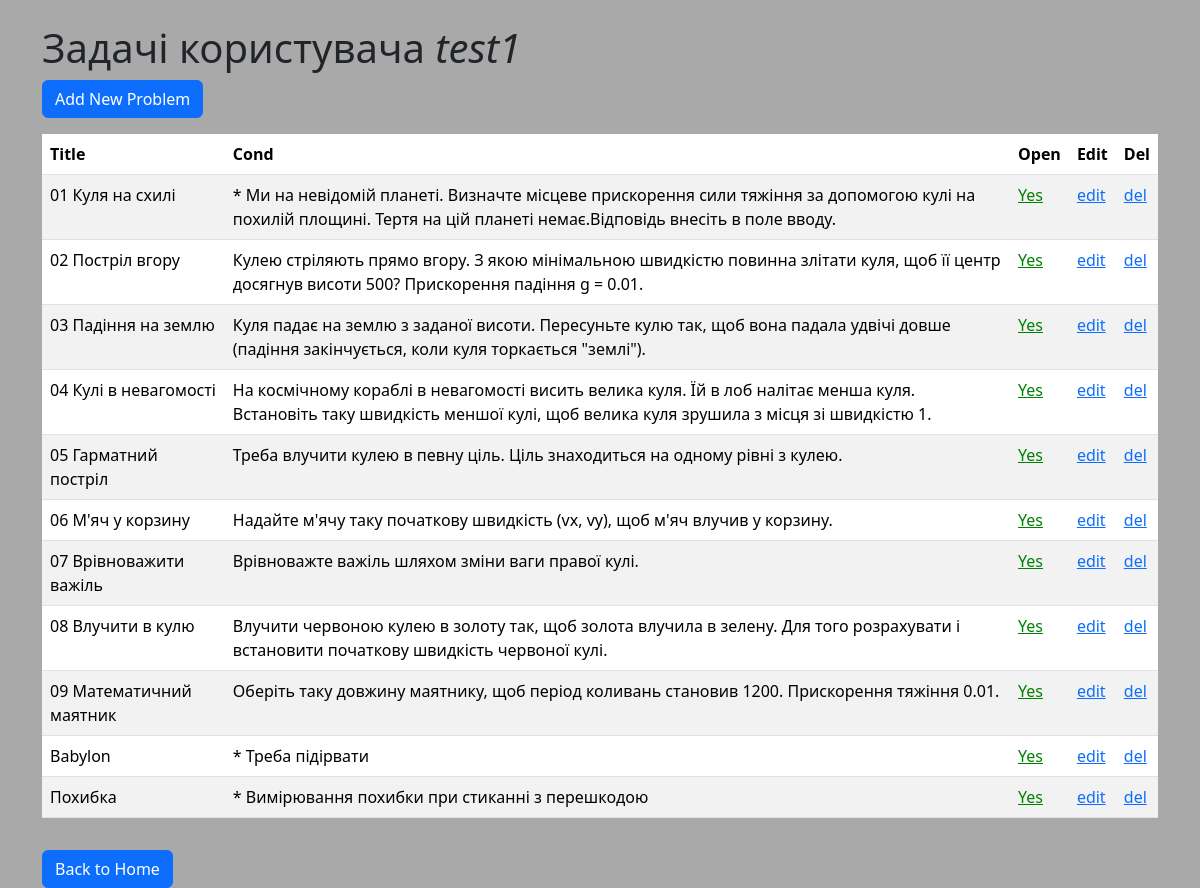
The app's page /admin (signed in), older data.
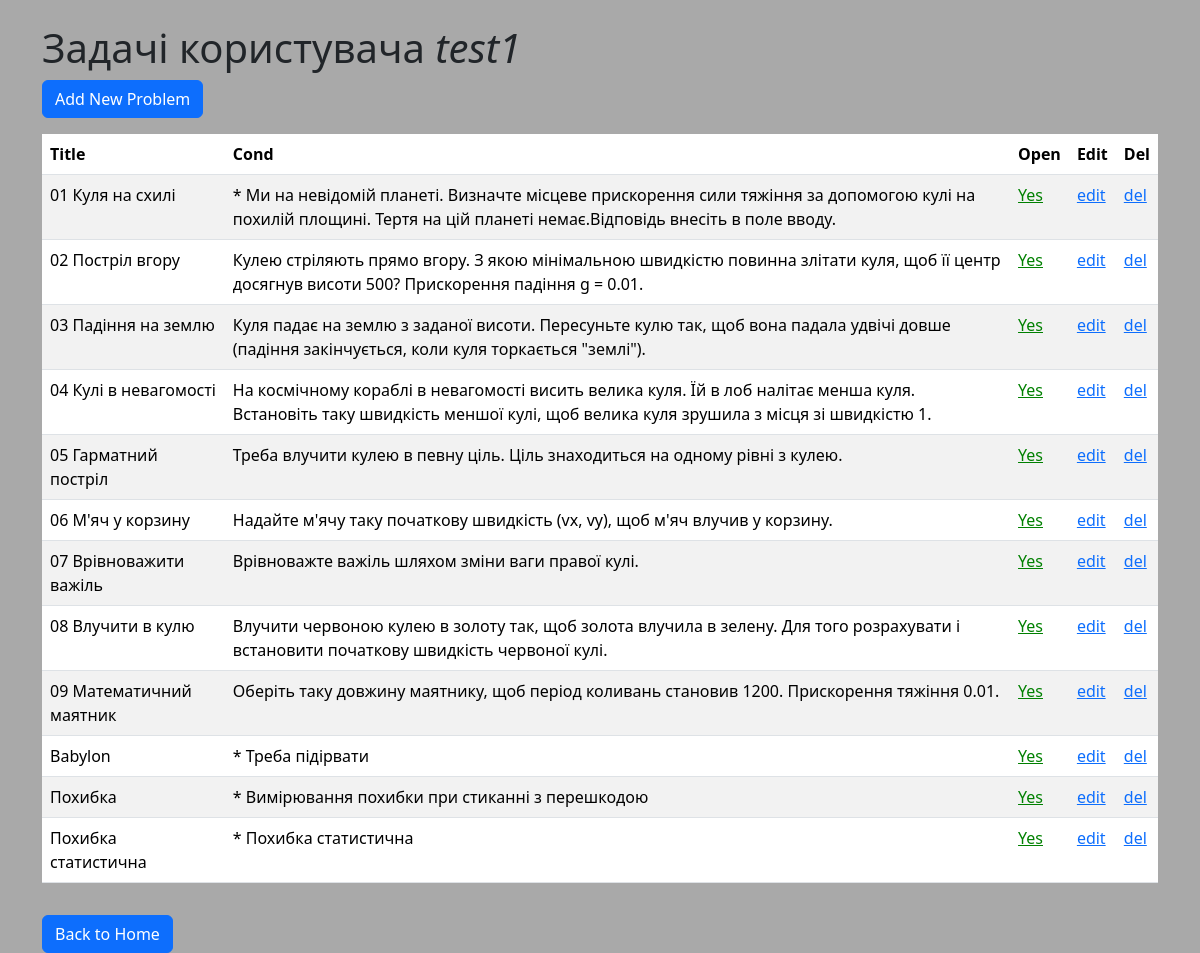
The same page, newer data.
### web_macro_mech/models.py (models this page shows)
class Base(DeclarativeBase):
    pass

class User(Base, UserMixin):
    __tablename__ = "users"
    id: Mapped[int] = mapped_column(primary_key=True)
    username: Mapped[str] = mapped_column(String(150), unique=True, nullable=False)
    password_hash: Mapped[str] = mapped_column(String(128), nullable=False)
    problems: Mapped[list["Problem"]] = relationship(back_populates="user")

class Problem(Base):
    __tablename__ = "problems"
    id: Mapped[int] = mapped_column(primary_key=True)
    title: Mapped[str] = mapped_column(String(150), nullable=False)
    cond: Mapped[str] = mapped_column(Text, nullable=False)
    init: Mapped[str] = mapped_column(Text, nullable=False)
    answer: Mapped[str] = mapped_column(Text, nullable=False)
    isOpen: Mapped[bool] = mapped_column(Boolean, default=True)
    username: Mapped[str] = mapped_column(ForeignKey("users.username"))
    user: Mapped["User"] = relationship(back_populates="problems")

### web_macro_mech/routes/main.py (the view)
@main_bp.route('/admin', methods=['GET'])
@login_required
def admin():
    with SessionLocal() as db:
        problems = db.query(Problem).filter(Problem.username == current_user.username).all()
        return render_template('admin.html', problems=problems)

### web_macro_mech/__init__.py (called while the page is built)
@login_manager.user_loader
def load_user(user_id):
    with SessionLocal() as session:
        return session.get(User, int(user_id))

### web_macro_mech/templates/admin.html (shortened to what this page needs)
<!DOCTYPE html>
<html lang="en">
<head>
    <link href="https://cdn.jsdelivr.net/npm/bootstrap@5.3.3/dist/css/bootstrap.min.css" rel="stylesheet"
>
    <link rel="stylesheet" href="static/index.css" />
</head>
<body>
    <div class="container">
        <h1 class="mt-4">Задачі користувача <i>{{current_user.username}}</i></h1>
        <div>
            <a href="{{ url_for('main.add_prob') }}" class="btn btn-primary">Add New Problem</a>
        </div>
        <table class="table table-striped mt-3">
            <thead>
                <tr>
                    <th>Title</th>
                    <th>Cond</th>
                    <th>Open</th>
                    <th>Edit</th>
                    <th>Del</th>
                </tr>
            </thead>
            <tbody>
                {% for problem in problems %}
                <tr>
                    <td>{{ problem.title }}</td>
                    <td>{{ problem.cond }}</td>
                    {% set color = 'green' if problem.isOpen else 'black'  %}
                    {% set yesNo = 'Yes' if problem.isOpen else 'No'  %}
                    <td>
                        <a href="{{ url_for('main.switch', id=problem.id ) }}"
                           style="color: {{ color }}">{{yesNo}}</a>
                    </td>
                    <td><a href="{{ url_for('main.edit_prob', id=problem.id ) }}">edit</a></td>
                    <td><a href="{{ url_for('main.del_prob', id=problem.id ) }}">del</a></td>
                </tr>
                {% endfor %}
            </tbody>
        </table>
        <a href="{{ url_for('main.index') }}" class="btn btn-primary mt-3">Back to Home</a>
    </div>
</body>
</html>

### web_macro_mech/static/index.css (style rules this page uses)
body { background-color: darkgrey; }
:root { --canvas-width: 800px; --canvas-height: 600px; }

Row changes from the older to the newer data that the page shows:
added Problem: title "Похибка статистична", cond "* Похибка статистична", yesNo "Yes"
